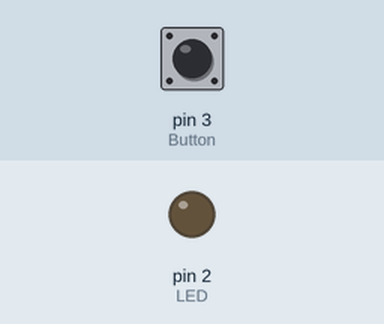
Simulated run of this sketch. Board: Arduino Uno, built with avr-gcc and run on an emulated ATmega328P. Parts: output pins drawn as LEDs (lit = HIGH). Inputs (shaded band) come from the test bench; at power-on: pin 3 (Button) LOW.

Above: at 1.2 s.
1.3 s: pin 3 (Button) pulled HIGH for 0.15 s
At 1.37 s:
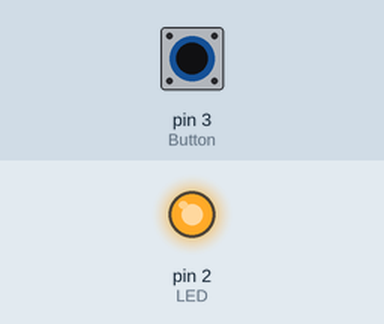
2.9 s: pin 3 (Button) pulled HIGH for 3.2 s
At 6.6 s:
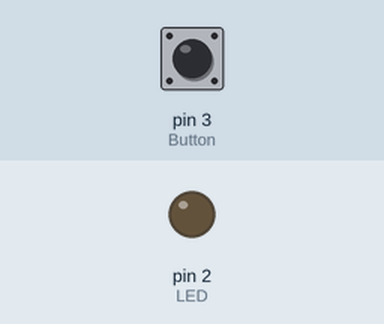
Timing chart, 0 to 8.1 s (numbered marks = the images above; inputs shaded):
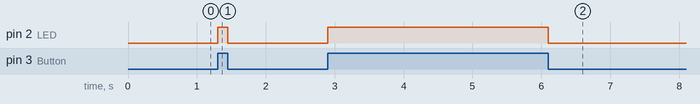

The sketch:

LED_push_button.ino
```cpp
int ButtonValue = 0;
int Button = 3;
int LED = 2;

// C++ code
//
void setup()
{
  pinMode(LED, OUTPUT);
  pinMode(Button, INPUT);

}

void loop()
{
  ButtonValue = digitalRead(Button);
  if (ButtonValue != 0){
    digitalWrite(LED, HIGH);

  }

 else
 {
  digitalWrite(LED, LOW);
 }


}
```

Measured:
- after the input at 1.3 s, pin 2 (LED): LOW → HIGH at once, → LOW 0.15 s later
- after the input at 2.9 s, pin 2 (LED): LOW → HIGH at once, → LOW 3.2 s later
